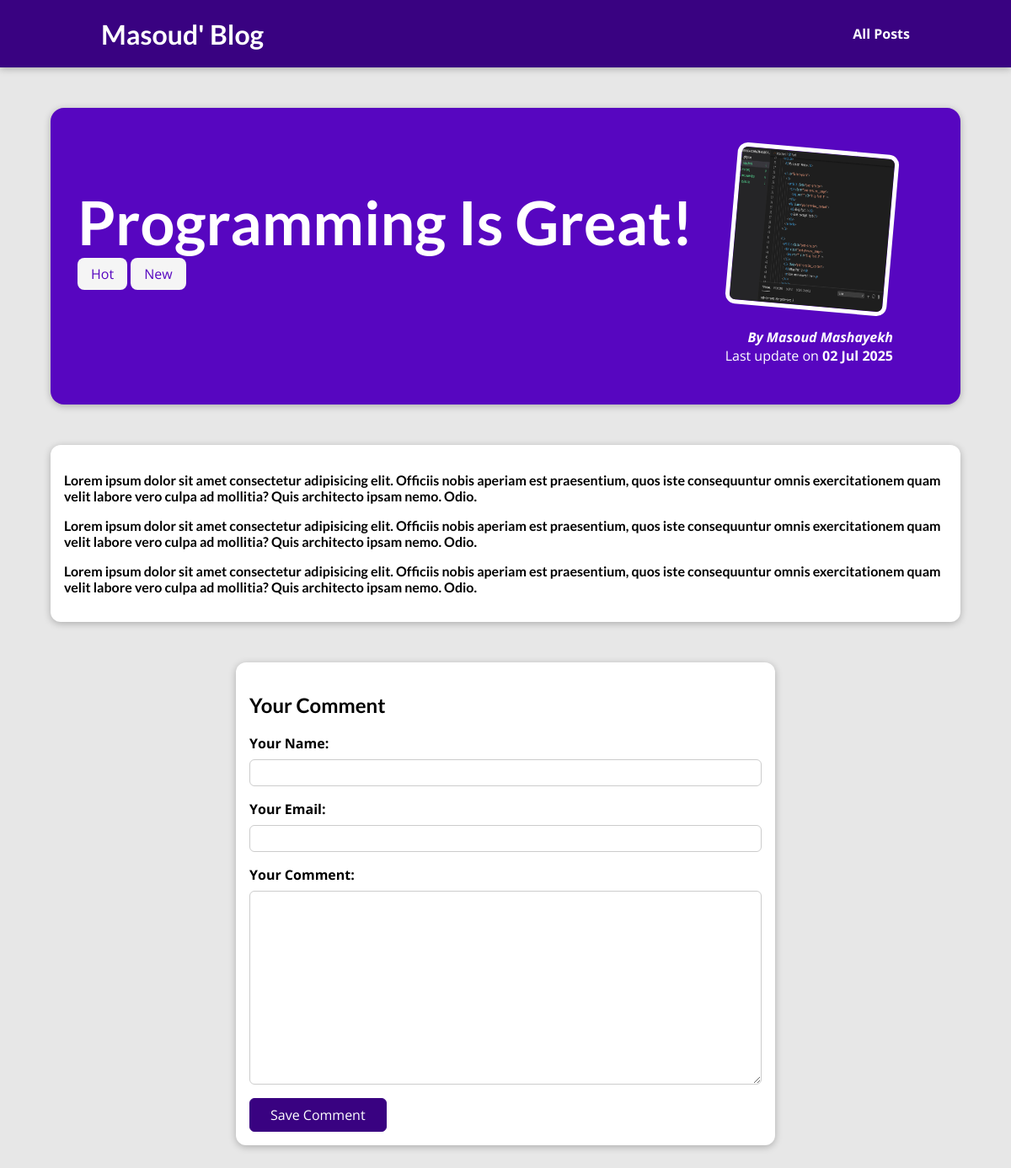
The app's page /posts/programming-is-great, older data.
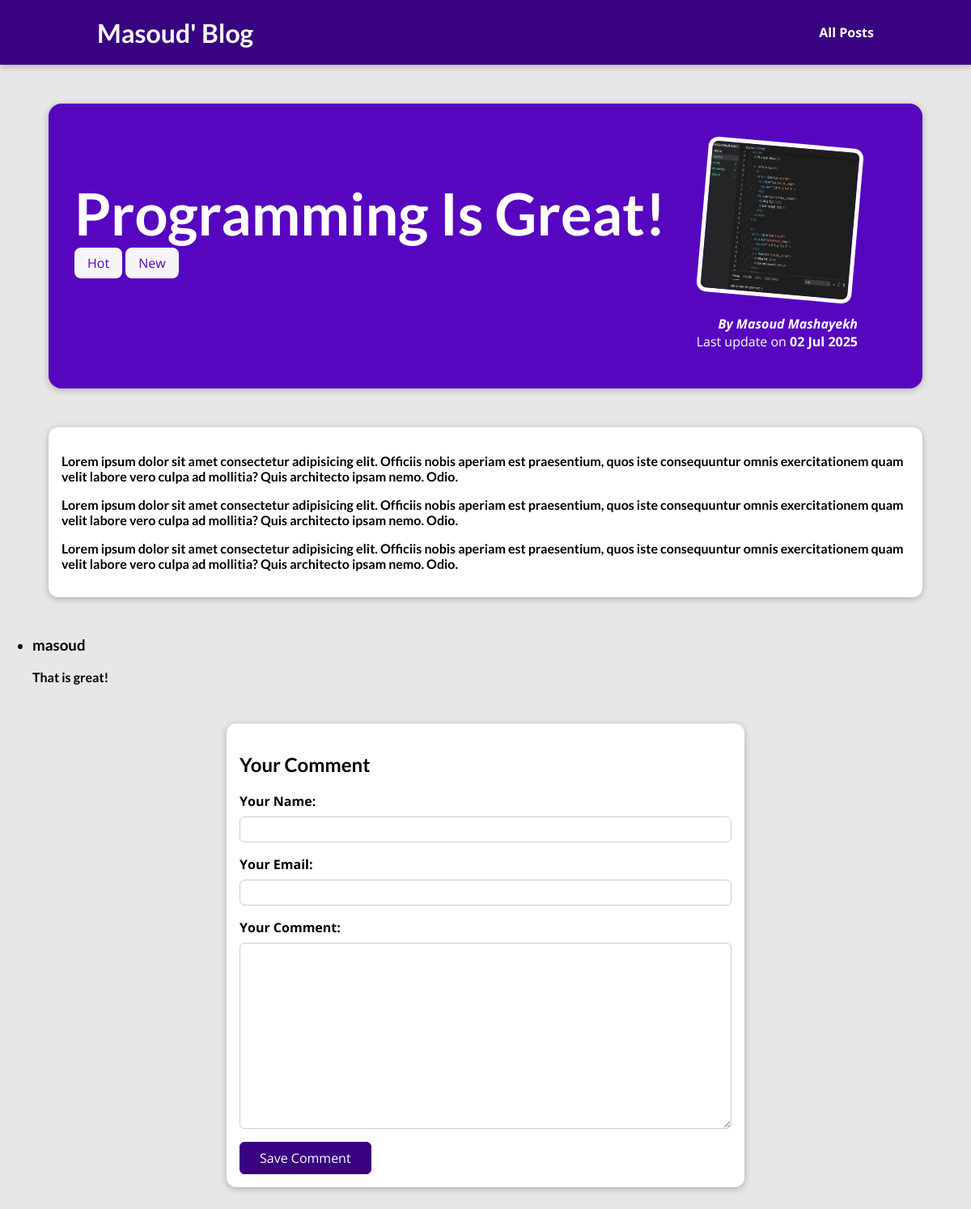
The same page, newer data.
### blog/models.py (models this page shows, shortened)
class Tag(models.Model):
    caption = models.CharField(max_length= 20)

class Comment(models.Model):
    user_name = models.CharField(max_length= 120)
    user_email = models.EmailField()
    text = models.TextField(max_length= 400)
    post = models.ForeignKey(Post, on_delete= models.CASCADE, related_name= "comments")

### blog/views.py (the view, shortened to what this page needs)
# urls.py: path("posts/<slug:slug>",views.SinglePostView.as_view(), name= "post-detail-page")  # /posts/my-first-post
class SinglePostView(View):
    def get(self, request, slug):
        post= Post.objects.get(slug=slug)
        context={
            "post": post,
            "post_tags": post.tags.all(),
            "comment_form": CommentForm(),
            "comments": post.comments.all()
        }
        return render(request, "blog/post-detail.html", context)

### blog/forms.py
class CommentForm(forms.ModelForm):
    class Meta:
        model = Comment
        exclude = ["post"]
        labels ={
            "user_name": "Your Name",
            "user_email": "Your Email",
            "text": "Your Comment"
        }

### blog/models.py (called while the page is built)
    def full_name(self):
        return f"{self.first_name} {self.last_name}"

    def __str__(self):
        return self.full_name()

### blog/templates/blog/post-detail.html (shortened to what this page needs)
{% extends "base.html" %}
{% load static %}
{% block css_files %}
<link rel="stylesheet" href="{% static "blog/post-detail.css" %}">
{% endblock %}
{% block content %}
<section id="summary">
    <h2> {{ post.title }}</h2>
    <div>
        {% for tag in post_tags %}
        <span class= "tag" >{{ tag.caption }}</span>
        {% endfor %}
    </div>
    <article>
        <img src="{{ post.image.url }}" alt="Post title">
        <address>By <a href="mailto:{{ post.author.email_address }}">{{ post.author | title }}</a></address>
        <div>
            Last update on <time> {{ post.date|date:"d M Y" }}</time>
        </div>
    </article>
</section>
<main>
    {{ post.content|linebreaks}}
</main>
<section id="comments">
    <ul>
        {% for comment in comments %}
            <li>
                <h3>{{comment.user_name}}</h3>
                <p>{{comment.text|linebreaks}}</p>
            </li>
        {% endfor %}
    </ul>
</section>
<section id= "comment-form">
    <h2>Your Comment</h2>
    <form action= "{% url "post-detail-page" post.slug %}" method= "Post">
        {% for form_field in comment_form %}
            <div class= "form-control {% if form_field.errors %}invalid{% endif %}">
                {{ form_field.label_tag }}
                {{ form_field }}
            </div>
        {% endfor %}
        <button>Save Comment</button>
    </form>
</section>
{% endblock %}

Row changes from the older to the newer data that the page shows:
added Comment: user_name "masoud", text "That is great!"
